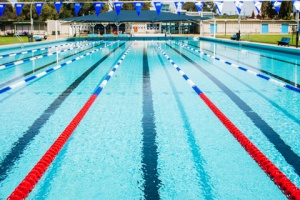
#> input picture videoComponent/anotherpool.jpg, 300 x 200 px
$ python -i find_roi.py   (imports and definitions only)
#> lines starting #> are read from the running program, lines starting #| are printed output that depends on the picture; after the words box and inside, x2 and y2 are one past the last pixel; in counts of white or black regions, pixels touching at a corner belong together
import cv2
import numpy as np
from shapely.geometry import Polygon


# define red color range for the side lane
LOWER_COLOR = np.array([161, 155, 84])
UPPER_COLOR = np.array([179, 255, 255])

# Default rendering properties for the ROI
ROI_MARGIN = 12
ROI_COLOR = (55, 55, 55)
ROI_THICKNESS = 2

# Used to prevent the ROI contour from intersecting with the lane contours
LANE_INTERSECTION_THRESHOLD = - 30

# Should be a value between 0.0 and 1.0, smaller value means the ROI has a reduced height, 1.0 means that the ROI will be 5 meters
ROI_SCALE = 0.9

class RegionOfInterest:

    def __get_new_point(self, p0, p1, scale):
        scale = 1 - scale
        (x0, y0) = p0
        (x1, y1) = p1
        y = y0 + (y1 - y0)*scale
        x = (y - y0)/((y1 - y0)/(x1 - x0)) + x0
        return (x, y)

    def __init__(self, left_hull, right_hull):
        self.x = left_hull["x"] + left_hull["w"] + ROI_MARGIN
        self.y = (left_hull["y"] if left_hull["y"] > right_hull["y"] else right_hull["y"]) + ROI_MARGIN
        self.w = right_hull["x"] - (left_hull["x"] + left_hull["w"]) - 2*ROI_MARGIN
        self.h = left_hull["h"] if left_hull["h"] > right_hull["h"] else right_hull["h"]
        self.topLeftCorner = (self.x, self.y)
        self.topRightCorner = (self.x + self.w, self.y)
        self.botLeftCorner = (left_hull["x"], self.y + self.h)
        self.botRightCorner = (right_hull["x"] + right_hull["w"], self.y + self.h)

        (x, y) = self.__get_new_point(self.topLeftCorner, self.botLeftCorner, ROI_SCALE)
        self.topLeftCorner = (x + ROI_MARGIN, y)
        (x, y) = self.__get_new_point(self.topRightCorner, self.botRightCorner, ROI_SCALE)
        self.topRightCorner = (x - ROI_MARGIN, y)

        # The lane hulls
        self.leftHull = left_hull["hull"]
        self.rightHull = right_hull["hull"]

        # This section will adjust the bottom corners in case they intersect with the left and right contours
        dist = - 100
        while True:
            dist = cv2.pointPolygonTest(self.leftHull, self.botLeftCorner, True)
            if dist > LANE_INTERSECTION_THRESHOLD:
                (x, y) = self.botLeftCorner
                self.botLeftCorner = (x + 15, y)
            else: break
        while True:
            dist = cv2.pointPolygonTest(self.rightHull, self.botRightCorner, True)
            if dist > LANE_INTERSECTION_THRESHOLD:
                (x, y) = self.botRightCorner
                self.botRightCorner = (x - 15, y)
            else: break

        # Creates a contour of the points making up the ROI
        self.contour = np.array([self.topLeftCorner, self.botLeftCorner, self.botRightCorner, self.topRightCorner], np.int32)


    def draw(self, frame, color=ROI_COLOR, thickness=ROI_THICKNESS, drawLaneContours=False):
        cv2.drawContours(frame, [self.contour], 0, color, thickness)
        if drawLaneContours:
            cv2.drawContours(frame, [self.rightHull], -1, (0, 0, 255), 1)
            cv2.drawContours(frame, [self.leftHull], -1, (0, 0, 255), 1)

    def rect_is_inside(self, x1, y1, x2, y2):
        p1 = Polygon([(x1, y1), (x2, y2), (x2 + 1, y2 + 1)])
        p2 = Polygon([self.topLeftCorner, self.botLeftCorner, self.botRightCorner, self.topRightCorner])
        return p1.intersects(p2)

    def point_is_inside(self, x, y):
        p1 = Polygon([(x, y), (x + 1, y + 1), (x + 2, y + 2)])
        p2 = Polygon([self.topLeftCorner, self.botLeftCorner, self.botRightCorner, self.topRightCorner])
        return p1.intersects(p2)


def find_region_of_interest(frame):

    hsv = cv2.cvtColor(frame, cv2.COLOR_BGR2HSV)

    #Clear out the noise using Gaussian Blur Algorithm
    blurred_frameHSV = cv2.GaussianBlur(hsv, (5, 5), 0)

    #Define kernel
    convince = cv2.getStructuringElement(cv2.MORPH_RECT,(5,5))

    #Dilate the image
    dilated = cv2.dilate(blurred_frameHSV,convince,5)

    #Mask the dilated range
    mask = cv2.inRange(dilated, LOWER_COLOR, UPPER_COLOR)

    contours, hierarchy = cv2.findContours(mask, cv2.RETR_TREE, cv2.CHAIN_APPROX_NONE)

    hulls = __get_largest_hulls(contours, sorted=True)
    if (len(hulls) < 2):
        print("ERROR: Lost one or more of the lanes")

    hulls = hulls[:2] ## need to test what would happen if it found 0 or 1...

    left, right = __left_right_sort(hulls[0], hulls[1])

    roi = RegionOfInterest(left, right)

    # DEBUG: show mask and frame on separate screen
    #   cv2.imshow('mask', mask)

    return roi


def __get_largest_hulls(contours, sorted=True):
    hulls = []
    for contour in contours:
        hull = cv2.convexHull(contour)
        x, y, w, h = cv2.boundingRect(hull)
        area = w*h
        if area > 1000:
            hulls.append({"contour": contour, "hull": hull, "area": area, "x": x, "y": y, "w": w, "h": h})
    if (sorted):
        hulls.sort(key=lambda dct: dct['area'], reverse=True)
    return hulls


def __left_right_sort(hull_dict_a, hull_dict_b):
    if (hull_dict_b["x"] <  hull_dict_a["x"]):
        return hull_dict_b, hull_dict_a
    return hull_dict_a, hull_dict_b

>>> import cv2
>>> picture = cv2.imread('../anotherpool.jpg')
#> picture is the input picture: shape (200, 300, 3); mean B, G, R 190, 180.1, 124.2
>>> result = find_region_of_interest(picture)
#> in find_region_of_interest, `hsv = cv2.cvtColor(frame, cv2.COLOR_BGR2HSV)`: hsv: shape (200, 300, 3); mean H, S, V 90.6, 116.7, 201.3
#> in find_region_of_interest, `blurred_frameHSV = cv2.GaussianBlur(hsv, (5, 5), 0)`: blurred_frameHSV: shape (200, 300, 3); mean H, S, V 90.6, 116.7, 201.3
#> in find_region_of_interest, `dilated = cv2.dilate(blurred_frameHSV,convince,5)`: dilated: shape (200, 300, 3); mean H, S, V 98.4, 144.5, 218.4
#> in find_region_of_interest, `mask = cv2.inRange(dilated, LOWER_COLOR, UPPER_COLOR)`:
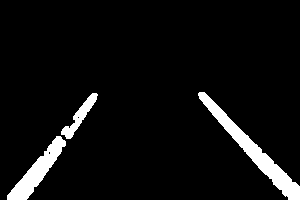
#> mask: shape (200, 300); 5.9% white; 3 white regions
#> in find_region_of_interest, `contours, hierarchy = cv2.findContours(mask, cv2.RETR_TREE, cv2.CHAIN_..`: contours = 5 contours, 2 with area under 20; largest, box (x1, y1, x2, y2) and area: (198, 92, 300, 200) 1714, (7, 136, 66, 200) 1114, (61, 93, 98, 139) 425
#> the loop in __get_largest_hulls, `for contour in contours:` made 5 passes
#> (x, y, w, h, area) on passes 1, 3, 5: (7, 136, 59, 64, 3776), (61, 93, 37, 46, 1702), (198, 92, 102, 108, 11016)
#> after the loop in __get_largest_hulls, `for contour in contours:`: hulls = 3 items
#> in find_region_of_interest, `hulls = hulls[:2]`: hulls = 2 items
#> in find_region_of_interest, `left, right = __left_right_sort(hulls[0], hulls[1])`: left = {'contour': contour of 161 points, box (x1, y1, x2, y2) (7, 136, 66, 200), area 1114, 'hull': contour of 13 points, box (x1, y1, x2, y2) (7, 136, 66, 200), area 1210, 'area': 3776, 'x': 7, 'y': 136, 'w': 59, 'h': 64}; right = {'contour': contour of 252 points, box (x1, y1, x2, y2) (198, 92, 300, 200), area 1714, 'hull': contour of 15 points, box (x1, y1, x2, y2) (198, 92, 300, 200), area 1886, 'area': 11016, 'x': 198, 'y': 92, 'w': 102, 'h': 108}
#> in __init__, `self.x = left_hull["x"] + left_hull["w"] + ROI_MARGIN`: self.x = 78
#> in __init__, `self.y = (left_hull["y"] if left_hull["y"] > right_hull["y"] else righ..`: self.y = 148
#> in __init__, `self.w = right_hull["x"] - (left_hull["x"] + left_hull["w"]) - 2*ROI_M..`: self.w = 108
#> in __init__, `self.topLeftCorner = (self.x, self.y)`: self.topLeftCorner = (78, 148)
#> in __init__, `self.topRightCorner = (self.x + self.w, self.y)`: self.topRightCorner = (186, 148)
#> in __init__, `self.botLeftCorner = (left_hull["x"], self.y + self.h)`: self.botLeftCorner = (7, 256)
#> in __init__, `self.botRightCorner = (right_hull["x"] + right_hull["w"], self.y + sel..`: self.botRightCorner = (300, 256)
#> in __get_new_point, `(x0, y0) = p0`: x0 = 78; y0 = 148
#> in __get_new_point, `(x1, y1) = p1`: x1 = 7; y1 = 256
#> in __get_new_point, `y = y0 + (y1 - y0)*scale`: y = 158.8
#> in __get_new_point, `x = (y - y0)/((y1 - y0)/(x1 - x0)) + x0`: x = 70.9
#> in __init__, `(x, y) = self.__get_new_point(self.topLeftCorner, self.botLeftCorner, ..`: y = 158.8
#> in __init__, `self.topLeftCorner = (x + ROI_MARGIN, y)`: self.topLeftCorner = (82.9, 158.8)
#> in __init__, `(x, y) = self.__get_new_point(self.topRightCorner, self.botRightCorner..`: x = 197.4
#> in __init__, `self.topRightCorner = (x - ROI_MARGIN, y)`: self.topRightCorner = (185.4, 158.8)
#> in __init__, `self.leftHull = left_hull["hull"]`: self.leftHull = contour of 13 points, box (x1, y1, x2, y2) (7, 136, 66, 200), area 1210
#> in __init__, `self.rightHull = right_hull["hull"]`: self.rightHull = contour of 15 points, box (x1, y1, x2, y2) (198, 92, 300, 200), area 1886
#> the loop in __init__, `while True:` made 1 pass
#> dist on pass 1: -57
#> the loop in __init__, `while True:` made 1 pass
#> dist on pass 1: -57.01
#> in __init__, `self.contour = np.array([self.topLeftCorner, self.botLeftCorner, self...`: self.contour = [[82, 158], [7, 256], [300, 256], [185, 158]]
